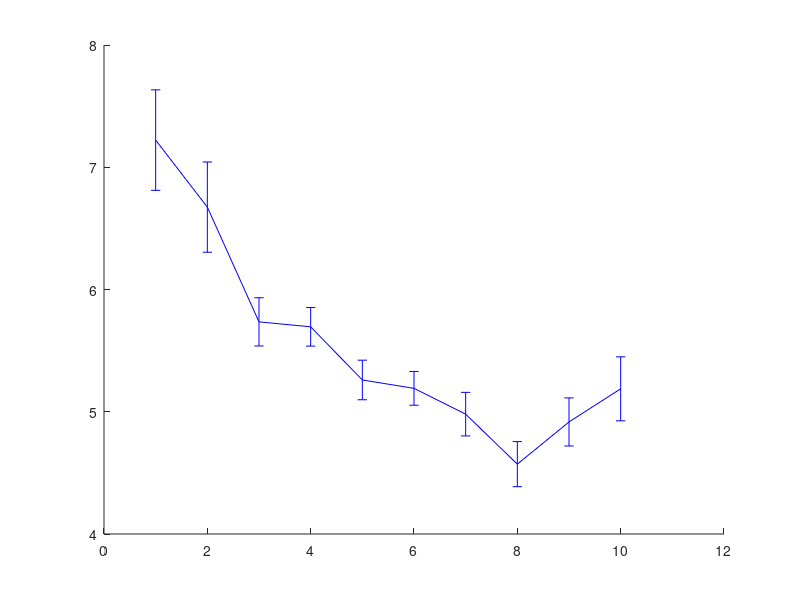

The MATLAB script that drew this image: (Note: this script raises an error after producing the figure.)
function coopgerm_doc1doc2_data

data=[14	3	9
15	11	4
0	0	0
15	6	6
15	7	5
18	8	5
19	3	6
17	10	5
19	3	4
18	3	7
15	4	3
0	0	0
0	0	0
0	0	0
15	4	7
0	0	0
20	3	4
15	2	6
0	0	0
14	4	5
15	4	5
0	0	0
16	3	6
20	5	8
9	1	7
13	6	3
16	4	6
10	5	5
15	1	5
15	3	6
18	7	7
0	0	0
14	4	5
16	3	6
19	5	9
19	4	8
0	0	0
0	5	6
0	0	0
0	0	0
14	6	5
11	7	5
0	0	0
15	6	6
15	9	8
0	0	0
16	4	6
17	4	7
11	4	8
11	6	5
15	5	6
9	5	4
15	4	5
13	7	7
14	5	5
15	1	8
16	4	7
15	6	6
16	2	6
17	1	7
18	6	5
16	6	6
16	8	5
18	5	4
16	3	4
19	6	7
18	4	8
20	2	10
14	4	6
16	2	7
14	4	5
22	4	5
17	1	8
17	4	4
18	7	5
19	6	4
18	6	6
18	2	7
17	4	6
19	6	6
14	9	5
19	5	3
17	6	5
16	7	2
18	6	6
17	4	7
17	4	4
21	7	0
17	11	4
16	8	4
17	4	8
16	8	5
15	4	5
16	7	3
19	3	5
15	7	4
18	3	7
15	5	5
16	10	4
19	5	5
15	1	5
17	6	5
16	8	3
16	1	4
22	12	5
19	5	5
20	6	5
23	6	3
20	6	5
18	6	6
22	5	4
22	11	4
23	5	5
23	2	9
20	7	5
19	3	5
25	4	7
21	3	8
0	0	0
23	3	6
19	6	5
19	4	7
20	9	4
20	8	5
19	3	8
19	8	5
0	0	0
0	0	0
21	5	5
16	2	9
0	0	0
19	4	10
18	9	4
18	5	9
17	3	5
14	4	3
13	0	0
20	4	5
18	5	5
14	3	5
21	7	4
19	9	6
21	5	5
25	5	6
18	7	4
16	3	6
17	3	5
16	4	9
21	4	5
19	4	6
18	1	9
21	14	6
23	6	4
22	8	4
21	7	4
0	0	0
15	3	5
15	5	11
17	3	8
17	9	5
19	8	3
22	9	6
20	8	5
19	4	4
21	4	7
18	7	6
19	6	4
0	0	0
17	6	5
18	4	4
20	6	4
18	6	5
23	2	10
18	4	6
22	8	4
18	3	7
20	6	5
26	3	6
0	0	0
21	3	0
18	5	5
19	4	4
21	9	5
26	8	4
21	6	5
19	9	6
22	5	6
0	0	0
27	3	9
23	6	4
16	6	4
20	4	5
14	2	7
21	9	4
23	3	7
21	8	4
22	5	2
21	6	7
23	6	6
20	4	4
0	0	0
20	5	4
21	6	7
11	1	10
16	10	5
19	7	6
17	4	5
16	1	7
15	4	4
17	6	5
22	4	4
0	0	0
18	5	8
0	0	0
19	6	6
0	0	0
15	3	7
16	5	6
19	5	3
18	8	5
20	4	7
25	5	5
21	3	7
21	7	6
23	6	7
20	4	5
18	0	0
20	1	10
19	8	4
23	4	5
23	5	5
23	3	6
23	7	5
25	2	9
23	6	6
27	1	10
16	1	8
19	3	6
19	3	2
20	5	4
22	2	3
22	6	6
19	1	7
24	3	8
20	3	6
21	4	7
25	5	5
24	5	6
14	2	0
24	3	4
22	4	8
17	4	4
20	4	7
20	3	6
20	2	6
22	2	8
24	6	4
20	1	8
23	6	5
21	2	7
17	7	4
19	5	4
19	6	4
19	5	7
20	6	7
21	2	9
21	11	4
20	6	6
21	6	6
22	7	4
22	6	5
21	4	6
16	6	8
19	9	4
20	3	7
17	5	5
21	8	4
20	2	3
19	7	4
24	12	5
21	8	9
24	8	5
22	6	6
24	1	5
0	0	0
19	3	5
19	2	12
17	5	7
19	7	3
18	4	6
15	4	5
19	2	10
16	2	4
22	6	6
21	11	4
19	5	3
18	2	4
23	6	7
20	5	5
21	5	7
20	2	6
0	0	0
18	4	7
21	9	6
19	5	7
23	3	0
0	0	0
16	5	5
21	5	4
18	4	3
0	0	0
18	4	5
21	6	3
18	6	6
0	0	0
21	6	7
18	4	7
22	3	8
18	5	7
16	6	3
17	10	5
17	8	6
20	5	2
20	2	7
19	5	7
18	6	5
20	5	4
20	6	4
19	7	5
23	5	6
21	5	3
19	10	5
0	0	0
0	0	0
21	6	3
20	6	7
23	6	5
21	2	6
23	7	7
20	13	4
21	11	4
21	9	7
20	12	5
24	6	6
21	9	5
26	7	4
27	8	2
26	7	4
22	8	4
0	0	0
21	5	4
0	0	0
20	8	5
20	9	4
24	3	0
19	4	8
22	5	6
21	7	6
24	3	9
20	3	5
24	3	4
25	8	7
0	0	0
20	9	5
24	5	6
20	6	4
19	9	6
20	8	5
24	5	5
20	10	4
24	8	4
22	8	5
27	6	4
21	6	4
0	0	0
0	0	0
17	3	5
18	8	4
18	7	5
21	8	6
21	2	6
20	6	4
18	4	4
19	7	4
0	0	0
22	14	5
20	6	5
19	5	5
18	10	5
19	6	7
18	6	6
21	5	4
0	0	0
22	6	5
19	7	3
19	1	6
20	4	4
21	5	4
22	3	6
19	12	4
17	7	5
17	2	6
18	8	5
18	2	6
20	6	4
0	0	0
19	5	5
0	0	0
0	0	0
16	1	8
21	6	8
18	9	4
16	9	5
17	6	3
20	4	5
19	1	12
19	2	12
18	6	4
20	3	4
20	4	8
20	2	4
17	5	3
20	1	10
16	9	4
16	6	5
16	7	4
0	0	0
18	5	5
0	0	0
18	5	5
0	0	0
19	6	7
17	6	5
0	0	0
18	6	8
14	3	5
17	3	6
0	0	0
18	5	5
0	0	0
16	8	5
16	2	5
16	7	5
18	4	7
18	5	8
21	3	7
21	1	4
0	0	0
13	2	8
18	6	8
0	0	0
16	9	6
20	10	4
18	2	4
20	4	5
20	4	5
22	3	5
19	6	3
19	4	6
23	8	4
22	8	6
0	0	0
19	16	6
0	0	0
18	4	5
0	0	0
21	2	13
0	0	0
26	5	6
17	5	8
0	0	0
19	4	7
19	3	4
18	4	7
23	5	3
19	3	4
21	5	5
19	6	4
20	4	5
22	11	6
22	6	4
0	0	0
0	0	0
17	4	5
18	4	5
15	8	4
0	0	0
19	8	6
19	5	8
20	10	5
27	3	8
0	0	0
0	0	0
21	10	7
21	5	6
16	8	4
18	7	8
15	7	5
20	6	7
19	13	3
18	6	5
18	9	3
22	2	4
19	5	4
0	0	0
17	10	8
14	12	3
16	4	8
18	8	7
18	3	4
19	17	4
18	10	5
19	7	7
21	6	7
17	7	3
0	0	0
18	9	6
15	12	6
15	8	5
20	2	7
16	9	3
19	7	7
20	8	3
20	4	7
20	4	5
21	6	4
20	1	7
20	2	5
0	0	0
16	3	3
15	5	5
17	9	4
17	5	6
17	7	6
16	4	4
18	7	4
19	11	3
0	0	0
17	5	4
16	8	4
15	1	6
18	2	4
16	5	6
18	9	6
17	9	4
18	8	6
0	0	0
0	0	0
22	5	8
20	9	5
15	3	6
15	5	4
17	10	5
17	4	5
18	4	5
17	9	4
17	5	5
23	2	6
18	3	4
20	4	5
20	6	5
0	0	0
17	3	4
18	7	5
18	3	3
15	5	6
16	10	5
17	8	3
21	2	3
19	8	4
19	2	9
19	12	4
0	0	0
19	4	6
19	5	3
15	1	5
18	4	5
17	7	4
19	11	5
17	5	6
24	5	5
18	13	6
19	3	5
19	10	5
22	4	4
20	3	6
13	1	4
15	8	3
14	5	3
16	9	5
15	5	6
17	6	5
23	1	6
20	7	5
0	0	0
21	2	7
18	8	4
20	5	3
13	4	8
16	3	9
14	5	6
15	5	3
15	4	4
18	6	3
15	3	6
18	11	3
18	4	5
0	0	0
19	5	5
19	5	6
14	5	5
15	2	5
16	2	6
14	5	6
0	0	0
15	4	5
17	3	5
16	4	6
0	0	0
18	11	2
20	5	2
17	4	8
15	7	5
0	0	0
16	5	8
15	7	4
17	5	4
14	9	5
15	10	6
15	7	6
17	3	6
17	8	5
18	7	6
17	6	6
14	5	5
12	4	4
13	5	4
15	5	6
15	3	8
15	4	8
15	5	7
15	5	7
15	9	4
18	5	5
16	4	4
18	4	6
15	11	6
18	6	4
14	2	9
17	6	7
19	7	6
0	0	0
13	4	8
15	6	5
17	7	6
16	4	4
15	5	5
18	4	5
13	9	7
21	5	5
14	6	5
14	8	6
16	2	5
18	8	2
15	6	5
17	8	4
18	6	4
14	3	7
17	7	5
15	2	5
13	9	5
12	3	3
0	0	0
22	2	3
0	0	0
15	4	4
25	1	9
0	0	0
17	3	5
15	7	5
16	5	6
19	4	8
18	11	4
14	5	5
17	4	3
16	6	4
16	9	4
18	9	3
15	3	4
17	8	3
18	6	2
16	12	5
18	3	4
0	0	0
0	0	0
17	7	7
16	11	7
0	0	0
18	7	5];

data(any(data==0,2),:)=[]; 

velvsxplot(data(:,3),data(:,2),[0.5:10+0.5],'b');
[h,p]=ttest2(data(data(:,2)<=2,3),data(data(:,2)>2,3));

return;

function velvsxplot(allvel,x,xbnds,color)

minx = min(x);
maxx = max(x(~isinf(x)));
if nargin <3,
    N_bins = 31;
    xbnds = linspace(0.9*minx,1.1*maxx,N_bins+1);
elseif length(xbnds) >1,
    N_bins = length(xbnds)-1;
else
    N_bins = xbnds;
    xbnds = linspace(0.9*minx,1.1*maxx,N_bins+1);
end;
[velcounts,whichbin] = histc(x,xbnds);
xmid = 0.5*(xbnds(1:end-1)+xbnds(2:end));

avvel = NaN(N_bins,1);
stdvel = NaN(N_bins,1);

for i_bin = 1:N_bins;
    if velcounts(i_bin) ~= 0,
        avvel(i_bin) = mean(allvel(whichbin==i_bin));
        stdvel(i_bin) = std(allvel(whichbin==i_bin))/sqrt(velcounts(i_bin));
    end;
end;

is_nonuclinbin = isnan(avvel);
xmid(is_nonuclinbin) = [];
avvel(is_nonuclinbin) = [];
stdvel(is_nonuclinbin) = [];

hold on;
h = errorbar(xmid,avvel,stdvel,color,'LineWidth',2);
set(h,'markerfacecolor',get(h,'color'));

return;


